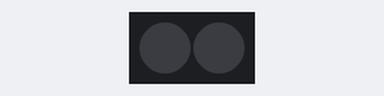
The sketch below on a simulated Arduino Uno, built with avr-gcc and run on an emulated ATmega328P. Shown: 2 RGB LEDs in strip order, left to right. Dim RGB values are drawn brighter than linear.

Above: at 0.1 s.
At 1.15 s:
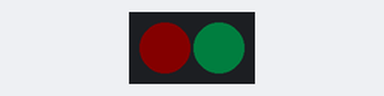
At 20.23 s:
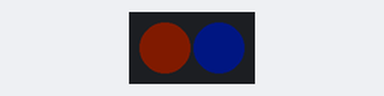
At 38.55 s:
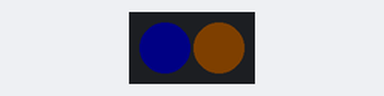
Timing chart, 0 to 40.0 s (numbered marks = the images above):
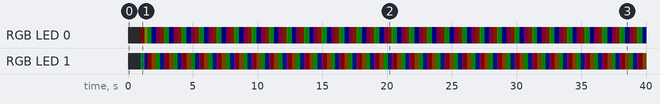

The sketch:

blinky_badge.ino
```cpp
#include <FastLED.h>

// Confiuration for the actual RGB LEDs that this controller is meant to drive.
// These settings are strip-specific and are passed to FastLED which does the
// actual control.
constexpr int kLEDPin = 4;
constexpr int kNumLEDs = 2;
CRGB leds[kNumLEDs];

constexpr int kFrameDelayMS = 5;

void setup() {
  // Initialize the main RGB LEDs
  delay(1000);
  FastLED.addLeds<WS2811, kLEDPin, GRB>(leds, kNumLEDs).setCorrection(TypicalSMD5050);
  FastLED.setBrightness(28);
}

void loop() {
  uint8_t h = 0;
  while(1) {
    h = (h + 1) % 255;
    leds[0] = CHSV(h, 255, 128);
    leds[1] = CHSV((h + 128) % 255, 255, 128);
    FastLED.show();
    FastLED.delay(kFrameDelayMS);
  }
}
```
